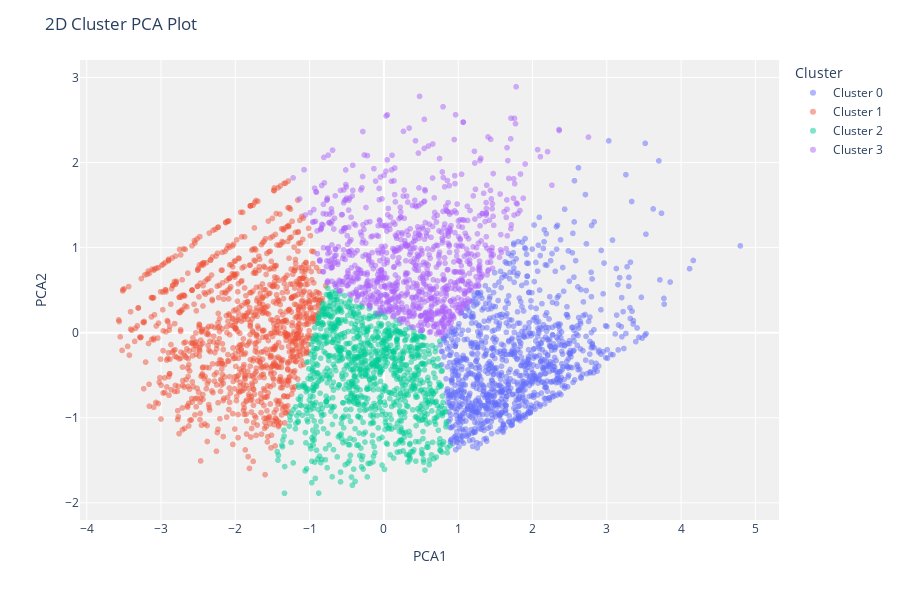

The notebook cell saved with this chart:
### Code cell
plot_model(kmeans, plot = 'cluster')

### Figure 1 — Plotly figure (JSON) as saved in the notebook; plotly's stock layout.template omitted (floating-point values rounded to 4 significant figures; data arrays with more than 128 entries replaced by an {"elided": "..."} marker saying what was removed)
{"data": [{"customdata": {"elided": "1054x1 null values"}, "hovertemplate": "Cluster=Cluster 0<br>PCA1=%{x}<br>PCA2=%{y}<br>Feature=%{customdata[0]}<extra></extra>", "legendgroup": "Cluster 0", "marker": {"color": "#636efa", "opacity": 0.5, "symbol": "circle"}, "mode": "markers", "name": "Cluster 0", "showlegend": true, "textposition": "top center", "type": "scattergl", "x": {"elided": "1054 float values"}, "xaxis": "x", "y": {"elided": "1054 float values"}, "yaxis": "y"}, {"customdata": {"elided": "1083x1 null values"}, "hovertemplate": "Cluster=Cluster 1<br>PCA1=%{x}<br>PCA2=%{y}<br>Feature=%{customdata[0]}<extra></extra>", "legendgroup": "Cluster 1", "marker": {"color": "#EF553B", "opacity": 0.5, "symbol": "circle"}, "mode": "markers", "name": "Cluster 1", "showlegend": true, "textposition": "top center", "type": "scattergl", "x": {"elided": "1083 float values"}, "xaxis": "x", "y": {"elided": "1083 float values"}, "yaxis": "y"}, {"customdata": {"elided": "1045x1 null values"}, "hovertemplate": "Cluster=Cluster 2<br>PCA1=%{x}<br>PCA2=%{y}<br>Feature=%{customdata[0]}<extra></extra>", "legendgroup": "Cluster 2", "marker": {"color": "#00cc96", "opacity": 0.5, "symbol": "circle"}, "mode": "markers", "name": "Cluster 2", "showlegend": true, "textposition": "top center", "type": "scattergl", "x": {"elided": "1045 float values"}, "xaxis": "x", "y": {"elided": "1045 float values"}, "yaxis": "y"}, {"customdata": {"elided": "939x1 null values"}, "hovertemplate": "Cluster=Cluster 3<br>PCA1=%{x}<br>PCA2=%{y}<br>Feature=%{customdata[0]}<extra></extra>", "legendgroup": "Cluster 3", "marker": {"color": "#ab63fa", "opacity": 0.5, "symbol": "circle"}, "mode": "markers", "name": "Cluster 3", "showlegend": true, "textposition": "top center", "type": "scattergl", "x": {"elided": "939 float values"}, "xaxis": "x", "y": {"elided": "939 float values"}, "yaxis": "y"}], "layout": {"height": 600, "legend": {"title": {"text": "Cluster"}, "tracegroupgap": 0}, "margin": {"t": 60}, "plot_bgcolor": "rgb(240,240,240)", "title": {"text": "2D Cluster PCA Plot"}, "xaxis": {"anchor": "y", "domain": [0, 1], "title": {"text": "PCA1"}}, "yaxis": {"anchor": "x", "domain": [0, 1], "title": {"text": "PCA2"}}}}
